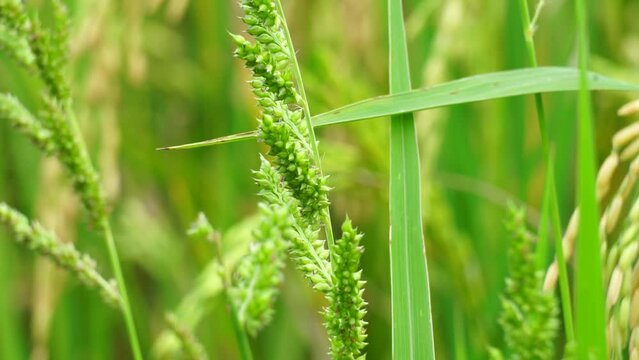
#> input picture frontend/.jpg, 639 x 360 px
$ python -i texture_analysis.py   (imports and definitions only)
#> lines starting #> are read from the running program, lines starting #| are printed output that depends on the picture; after the words box and inside, x2 and y2 are one past the last pixel; in counts of white or black regions, pixels touching at a corner belong together; long printed decimals are rounded
#> further down, picture is the input picture: shape (360, 639, 3); mean B, G, R 49.3, 168.5, 128.1
# ==========================================
# RICE HEALTH APP - TEXTURE ANALYSIS MODULE
# ==========================================
# This file looks for patterns, spots, and edge densities in the image.

import cv2 # Computer Vision library | CHANGE: Update if using a different image processing library
import numpy as np # Numerical math library | CHANGE: Standard dependency

def analyze_texture(img, sensitivity=1.0, return_metrics=False, leaf_mask=None): # Texture analysis function | CHANGE: Add 'min_edge_threshold'
    """
    Analyze texture patterns in rice to detect potential diseases.
    If leaf_mask is provided, calculations are restricted strictly to the rice leaf tissue,
    preventing brown tables, dark soil, or black backgrounds from falsely triggering disease rules.
    """
#> called with sensitivity = 1, return_metrics = False
    # --- 1. PREPARE THE IMAGE ---
    # Convert to grayscale to focus on shapes/lines rather than color
    gray = cv2.cvtColor(img, cv2.COLOR_BGR2GRAY) # Convert BGR image to grayscale
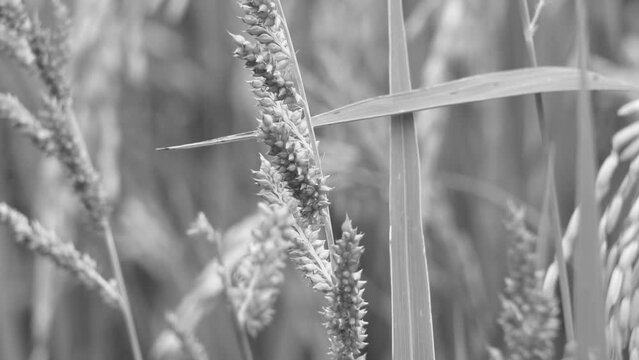
#> gray: shape (360, 639); min 47, max 247, mean 142.8

    # Blur to remove noise (low-pass filter)
    blurred = cv2.GaussianBlur(gray, (5, 5), 0) # Apply Gaussian blur to smooth the image | CHANGE: (3,3) for sharper detail, (7,7) for smoother

    # --- 2. FIND EDGES (TEXTURE) ---
    # Canny Edge Detection identifies boundaries of spots and lesions.
    edges = cv2.Canny(blurred, 50, 150) # Use Canny algorithm to find edges in the blurred image | CHANGE: (30, 100) for more sensitive detection
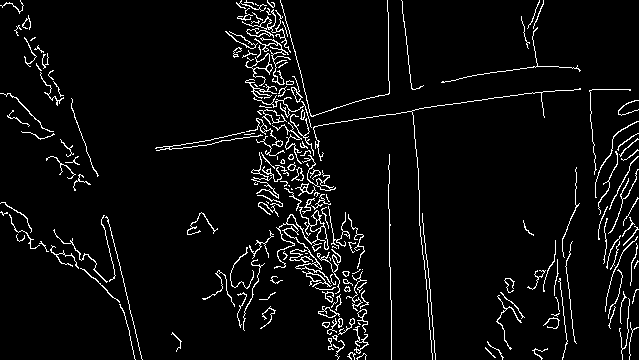
#> edges: shape (360, 639); 5% white in thin lines or dots

    # --- 3. COLOR PATTERN RECOGNITION ---
    # While color_analysis.py looks at health, we look for specific symptom colors.
    hsv = cv2.cvtColor(img, cv2.COLOR_BGR2HSV) # Convert original BGR image to HSV color space
#> hsv: shape (360, 639, 3); mean H, S, V 39.8, 186, 168.8

    # Brown/rust range (Blast, Brown Spot)
    lower_brown = np.array([5, 50, 50]) # Define lower bound for brown symptoms | CHANGE: [0, 40, 40] for darker browns
    upper_brown = np.array([25, 255, 255]) # Define upper bound for brown symptoms | CHANGE: [30, 255, 255] for broader brown range
    brown_mask = cv2.inRange(hsv, lower_brown, upper_brown) # Create a mask for brown-colored pixels
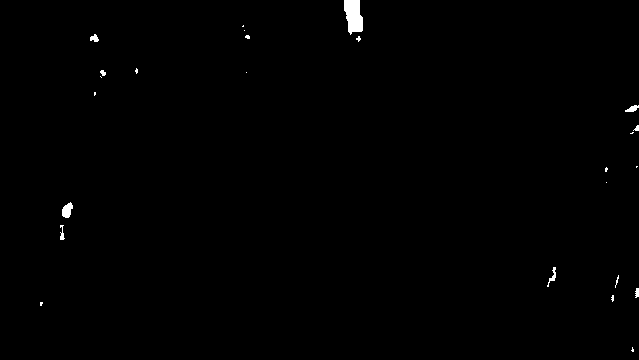
#> brown_mask: shape (360, 639); 0.45% white; 25 white regions (16 under 20 px), largest, box (x1, y1, x2, y2) and area: (344, 0, 363, 35) 499, (62, 202, 73, 218) 120, (625, 105, 639, 112) 59

    # Straw/Tan range (Bacterial Panicle Blight)
    lower_straw = np.array([20, 30, 150]) # Define lower bound for straw-colored symptoms | CHANGE: [15, 20, 140]
    upper_straw = np.array([30, 150, 255]) # Define upper bound for straw-colored symptoms | CHANGE: [35, 170, 255]
    straw_mask = cv2.inRange(hsv, lower_straw, upper_straw) # Create a mask for straw-colored pixels
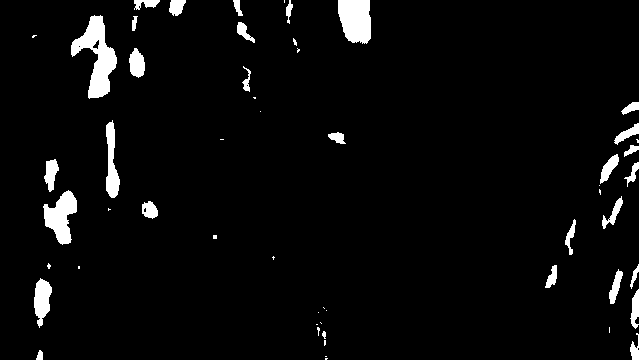
#> straw_mask: shape (360, 639); 4.1% white; 55 white regions (25 under 20 px), largest, box (x1, y1, x2, y2) and area: (71, 15, 117, 99) 1731, (338, 0, 371, 44) 1230, (43, 190, 77, 245) 1042

    # Black/Dark range (Black Kernel)
    lower_black = np.array([0, 0, 0]) # Define lower bound for black spots (pure black)
    upper_black = np.array([180, 255, 40]) # Define upper bound for black spots (dark gray) | CHANGED: Max value 40 for stricter black spots
    black_mask = cv2.inRange(hsv, lower_black, upper_black) # Create a mask for black/dark pixels
#> black_mask: shape (360, 639); every value is 0

    # White/Pale range (Hispa, White Tip)
    lower_white = np.array([0, 0, 200]) # Define lower bound for white/scraped symptoms (light gray)
    upper_white = np.array([180, 30, 255]) # Define upper bound for white symptoms (pure white) | CHANGE: Max saturation 50 for off-white
    white_mask = cv2.inRange(hsv, lower_white, upper_white) # Create a mask for white-colored pixels
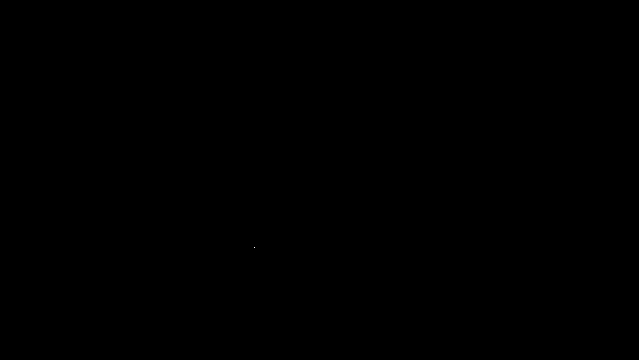
#> white_mask: shape (360, 639); 0% white in thin lines or dots, all inside (x1, y1, x2, y2) = (254, 247, 255, 248)

    # Yellow range (False Smut, Tungro)
    lower_yellow = np.array([25, 100, 100]) # Define lower bound for disease-related yellowing | CHANGE: [20, 80, 80]
    upper_yellow = np.array([35, 255, 255]) # Define upper bound for disease-related yellowing | CHANGE: [40, 255, 255]
    yellow_mask = cv2.inRange(hsv, lower_yellow, upper_yellow) # Create a mask for yellow pixels
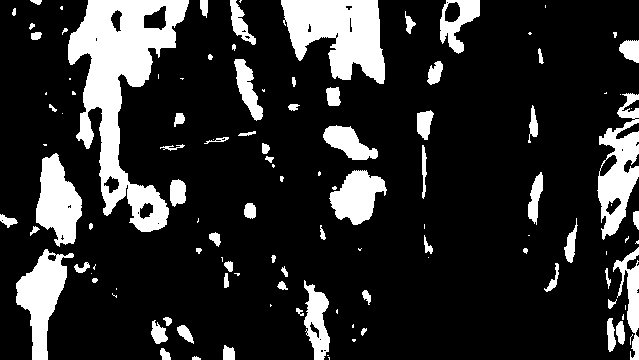
#> yellow_mask: shape (360, 639); 17.4% white; 116 white regions (45 under 20 px), largest, box (x1, y1, x2, y2) and area: (68, 0, 189, 232) 11363, (281, 0, 385, 84) 5776, (597, 93, 639, 240) 3051

    # Orange range (Leaf Scald)
    lower_orange = np.array([5, 80, 80]) # Define lower bound for orange/reddish symptoms
    upper_orange = np.array([20, 255, 255]) # Define upper bound for orange/reddish symptoms
    orange_mask = cv2.inRange(hsv, lower_orange, upper_orange) # Create a mask for orange pixels

    # Gray range (Stackburn)
    lower_gray = np.array([0, 0, 100]) # Define lower bound for gray lesions (mid-gray)
    upper_gray = np.array([180, 30, 180]) # Define upper bound for gray lesions (darker gray) | CHANGE: [180, 50, 200]
    gray_mask = cv2.inRange(hsv, lower_gray, upper_gray) # Create a mask for gray pixels

    # --- 4. CALCULATE RATIOS (CONSTRAINED TO LEAF IF AVAILABLE) ---
    if leaf_mask is not None and cv2.countNonZero(leaf_mask) > 100:
        norm_pixels = cv2.countNonZero(leaf_mask)
        raw_brown  = float(cv2.countNonZero(cv2.bitwise_and(brown_mask, leaf_mask))) / norm_pixels
        raw_straw  = float(cv2.countNonZero(cv2.bitwise_and(straw_mask, leaf_mask))) / norm_pixels
        raw_black  = float(cv2.countNonZero(cv2.bitwise_and(black_mask, leaf_mask))) / norm_pixels
        raw_white  = float(cv2.countNonZero(cv2.bitwise_and(white_mask, leaf_mask))) / norm_pixels
        raw_yellow = float(cv2.countNonZero(cv2.bitwise_and(yellow_mask, leaf_mask))) / norm_pixels
        raw_orange = float(cv2.countNonZero(cv2.bitwise_and(orange_mask, leaf_mask))) / norm_pixels
        raw_gray   = float(cv2.countNonZero(cv2.bitwise_and(gray_mask, leaf_mask))) / norm_pixels

        edges_in_leaf = cv2.bitwise_and(edges, leaf_mask)
        edge_density = float(np.sum(edges_in_leaf > 0)) / norm_pixels
    else:
        total_pixels = img.shape[0] * img.shape[1] # Calculate the total number of pixels in the image
#> total_pixels = 230040
        raw_brown  = float(cv2.countNonZero(brown_mask)) / total_pixels if total_pixels > 0 else 0
#> raw_brown = 0.0045
        raw_straw  = float(cv2.countNonZero(straw_mask)) / total_pixels if total_pixels > 0 else 0
#> raw_straw = 0.0406
        raw_black  = float(cv2.countNonZero(black_mask)) / total_pixels if total_pixels > 0 else 0
#> raw_black = 0
        raw_white  = float(cv2.countNonZero(white_mask)) / total_pixels if total_pixels > 0 else 0
#> raw_white = 4.35e-06
        raw_yellow = float(cv2.countNonZero(yellow_mask)) / total_pixels if total_pixels > 0 else 0
#> raw_yellow = 0.174
        raw_orange = float(cv2.countNonZero(orange_mask)) / total_pixels if total_pixels > 0 else 0
#> raw_orange = 0
        raw_gray   = float(cv2.countNonZero(gray_mask)) / total_pixels if total_pixels > 0 else 0
#> raw_gray = 0

        hist = cv2.calcHist([edges], [0], None, [256], [0, 256]) # Generate a histogram of edge pixel intensities
#> hist = 256 values, max 218548 at index 0, min 0 at index 1, mean 898.6
        edge_density = np.sum(hist[50:]) / total_pixels if total_pixels > 0 else 0
#> edge_density = 0.05

    brown_ratio = raw_brown * sensitivity
#> brown_ratio = 0.0045
    straw_ratio = raw_straw * sensitivity
#> straw_ratio = 0.0406
    black_ratio = raw_black * sensitivity
#> black_ratio = 0
    white_ratio = raw_white * sensitivity
#> white_ratio = 4.35e-06
    yellow_ratio = raw_yellow * sensitivity
#> yellow_ratio = 0.174
    orange_ratio = raw_orange * sensitivity
#> orange_ratio = 0
    gray_ratio = raw_gray * sensitivity
#> gray_ratio = 0

    # Debug report
    print(f"Texture Analysis - Edge density: {edge_density}, Brown ratio: {brown_ratio}, " +
          f"Straw ratio: {straw_ratio}, Black ratio: {black_ratio}, White ratio: {white_ratio}, " +
          f"Yellow ratio: {yellow_ratio}, Orange ratio: {orange_ratio}, Gray ratio: {gray_ratio}")
#| Texture Analysis - Edge density: 0.04996, Brown ratio: 0.004499, Straw ratio: 0.04063, Black ratio: 0.0, White ratio: 4.347070074769606e-06, Yellow ratio: 0.1741, Orange ratio: 0.0, Gray ratio: 0.0

    # --- 6. DISEASE LOGIC RULES ---
    possible_diseases = []

    # RULE: Brown Spot (Brown presence, low gray center)
    if brown_ratio > 0.03:
        possible_diseases.append("Brown Spot")

    # RULE: Leaf Streak (Thin linear streaks)
    if brown_ratio > 0.05 and edge_density > 0.10:
        possible_diseases.append("Leaf Streak")

    # RULE: Blight (Streaks - white/straw bleached necrosis along leaf blade)
    if (straw_ratio > 0.04 or white_ratio > 0.03 or (straw_ratio + white_ratio > 0.055)) and edge_density > 0.035:
        possible_diseases.append("Blight")
    elif edge_density > 0.10 and (straw_ratio > 0.05 or white_ratio > 0.05):
        possible_diseases.append("Blight")

    # RULE: Blast (Brown borders with gray centers)
    if brown_ratio > 0.03 and gray_ratio > 0.015:
        possible_diseases.append("Blast")

    # --- 7. CLEAN UP RESULTS ---
    possible_diseases = list(set(possible_diseases))

    if return_metrics:
        return possible_diseases, {
            'edge_density': float(edge_density),
            'brown_ratio': float(raw_brown),
            'straw_ratio': float(raw_straw),
            'black_ratio': float(raw_black),
            'white_ratio': float(raw_white),
            'yellow_ratio': float(raw_yellow),
            'orange_ratio': float(raw_orange),
            'gray_ratio': float(raw_gray)
        }
    return possible_diseases

>>> import cv2
>>> picture = cv2.imread('../frontend/.jpg')
>>> result = analyze_texture(picture)
#> result = ['Blight']
